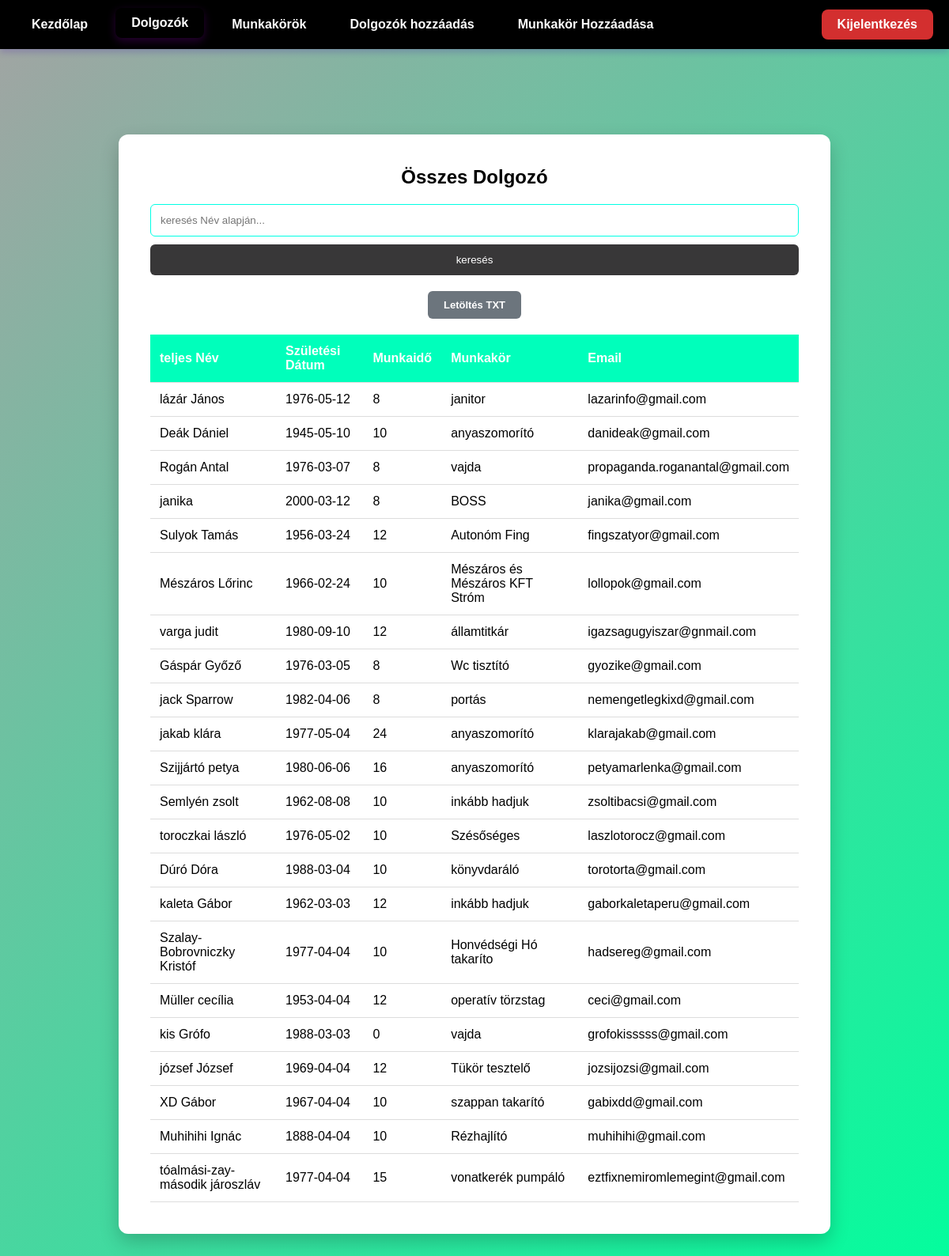
Page /clocky/emp.php (signed in) on the committed database.
### tables this page shows
CREATE TABLE `emp` (
  `empID` int(11) NOT NULL,
  `name` varchar(50) NOT NULL,
  `dob` date NOT NULL,
  `tn` int(11) NOT NULL,
  `FK_roleID` int(11) NOT NULL,
  `email` varchar(50) NOT NULL,
  `active` tinyint(1) NOT NULL
);

CREATE TABLE `role` (
  `roleID` int(11) NOT NULL,
  `role_name` varchar(30) NOT NULL,
  `pph_HUF` int(11) NOT NULL
);

### clocky/emp.php (the view, shortened to what this page needs)
<?php
include 'config.php';
$page_title = 'Employees';
$search = isset($_GET['search']) ? trim($_GET['search']) : '';
if ($search !== '') {
    $stmt = $conn->prepare("
        SELECT e.empID, e.name, e.dob, e.tn, r.role_name, e.email
        FROM emp e
        LEFT JOIN role r ON e.FK_roleID = r.roleID
        WHERE e.name LIKE ?
    ");
    $like = "%" . $search . "%";
    $stmt->bind_param("s", $like);
    $stmt->execute();
    $result = $stmt->get_result();
} else {
    $result = $conn->query("
        SELECT e.empID, e.name, e.dob, e.tn, r.role_name, e.email
        FROM emp e
        LEFT JOIN role r ON e.FK_roleID = r.roleID
    ");
}
include 'header.php';
?>
<div class="container">
    <h2>Összes Dolgozó</h2>
    <form method="GET" class="search-box">
        <input
            type="text"
            name="search"
            placeholder="keresés Név alapján..."
            value="<?php echo htmlspecialchars($search); ?>"
        >
        <button type="submit" class="btn-search">keresés</button>
    </form>
    <div class="export-actions">
        <a href="?export=txt&search=<?php echo urlencode($search); ?>" class="btn-export bg-txt">Letöltés TXT</a>
    </div>
    <table class="table">
        <thead>
            <tr>
                <th>teljes Név</th>
                <th>Születési Dátum</th>
                <th>Munkaidő</th>
                <th>Munkakör</th>
                <th>Email</th>
            </tr>
        </thead>
        <tbody>
            <?php
            if ($result && $result->num_rows > 0) {
                $result->data_seek(0);
                while ($row = $result->fetch_assoc()) {
                    echo "<tr>";
                    echo "<td>" . htmlspecialchars($row['name']) . "</td>";
                    echo "<td>" . htmlspecialchars($row['dob']) . "</td>";
                    echo "<td>" . htmlspecialchars($row['tn']) . "</td>";
                    echo "<td>" . htmlspecialchars($row['role_name'] ?? 'No Role') . "</td>";
                    echo "<td>" . htmlspecialchars($row['email']) . "</td>";
                    echo "</tr>";
                }
            } else {
                echo "<tr><td colspan='6' style='text-align:center;'>No employees found.</td></tr>";
            }
            ?>
        </tbody>
    </table>
</div>
</body>
</html>

### clocky/header.php (shortened to what this page needs)
<!DOCTYPE html>
<html lang="hu">
<head>
</head>
<body>
<nav>
    <ul>
        <li><a href="dashboard.php" class="<?php echo ($page_title=='Dashboard')?'active':''; ?>">Kezdőlap</a></li>
        <li><a href="emp.php" class="<?php echo ($page_title=='Employees')?'active':''; ?>">Dolgozók</a></li>
        <li><a href="roles.php" class="<?php echo ($page_title=='Roles')?'active':''; ?>">Munkakörök</a></li>
        <li><a href="add_emp.php" class="<?php echo ($page_title=='addemp')?'active':''; ?>">Dolgozók hozzáadás</a></li>
        <li><a href="add_role.php" class="<?php echo ($page_title=='addrole')?'active':''; ?>">Munkakör Hozzáadása</a></li>
        <li class="logout"><a href="logout.php">Kijelentkezés</a></li>
    </ul>
</nav>

### clocky/header.php (style rules this page uses)
* { margin: 0; padding: 0; box-sizing: border-box; }
body { font-family: Arial, sans-serif; background: linear-gradient(135deg, #a3a3a3ff 0%, #00ff9dff 100%); padding-top: 70px; }
nav { width: 100%; background-color: #000000ff; padding: 12px 20px; position: fixed; top: 0; left: 0; z-index: 1000; box-shadow: 0 4px 8px rgba(53, 0, 177, 0.2); display: flex; align-items: center; }
nav ul { list-style: none; display: flex; gap: 15px; width: 100%; align-items: center; }
nav ul li { display: inline-block; }
nav ul li a { text-decoration: none; color: white; font-weight: bold; padding: 10px 20px; border-radius: 8px; transition: all 0.3s ease; background: #000000ff; display: inline-block; }
nav ul li a:hover, nav ul li a.active { background: linear-gradient(135deg, 0%, #454446ff 100%); transform: translateY(-2px); box-shadow: 0 4px 12px rgba(195, 0, 255, 0.2); }
nav ul li.logout { margin-left: auto; }
nav ul li.logout a { background: #d32f2f; }

### clocky/emp.php (style rules this page uses)
.container { background: white; padding: 40px; border-radius: 12px; box-shadow: 0 10px 25px rgba(0,0,0,0.2); max-width: 900px; margin: 100px auto; }
h2 { text-align: center; color: #000000ff; margin-bottom: 20px; }
.search-box { margin-bottom: 15px; }
input[type="text"] { width: 100%; padding: 12px; border: 1px solid #00ffe5ff; border-radius: 6px; }
.btn-search { width: 100%; padding: 12px; margin-top: 10px; background: #383738; color: white; border: none; border-radius: 6px; cursor: pointer; }
.export-actions { margin: 20px 0; display: flex; justify-content: center; gap: 15px; }
.btn-export { text-decoration: none; padding: 10px 20px; border-radius: 6px; font-size: 13px; font-weight: bold; color: white; transition: 0.3s; }
.bg-txt { background-color: #6c757d; }
.table { width: 100%; border-collapse: collapse; margin-top: 20px; }
.table th, .table td { padding: 12px; border-bottom: 1px solid #ddd; text-align: left; }
.table thead { background: #00ffbbff; color: white; }

### rows in the picture
emp: name "lázár János", dob "1976-05-12", tn "8", FK_roleID.role_name "janitor", email "lazarinfo@gmail.com"
emp: name "Deák Dániel", dob "1945-05-10", tn "10", FK_roleID.role_name "anyaszomorító", email "danideak@gmail.com"
emp: name "Rogán Antal", dob "1976-03-07", tn "8", FK_roleID.role_name "vajda", email "propaganda.roganantal@gmail.com"
emp: name "janika", dob "2000-03-12", tn "8", FK_roleID.role_name "BOSS", email "janika@gmail.com"
emp: name "Sulyok Tamás", dob "1956-03-24", tn "12", FK_roleID.role_name "Autonóm Fing", email "fingszatyor@gmail.com"
emp: name "Mészáros Lőrinc", dob "1966-02-24", tn "10", FK_roleID.role_name "Mészáros és Mészáros KFT Stróm", email "lollopok@gmail.com"
emp: name "varga judit", dob "1980-09-10", tn "12", FK_roleID.role_name "államtitkár", email "igazsagugyiszar@gnmail.com"
emp: name "Gáspár Győző", dob "1976-03-05", tn "8", FK_roleID.role_name "Wc tisztító", email "gyozike@gmail.com"
emp: name "jack Sparrow", dob "1982-04-06", tn "8", FK_roleID.role_name "portás", email "nemengetlegkixd@gmail.com"
emp: name "jakab klára", dob "1977-05-04", tn "24", FK_roleID.role_name "anyaszomorító", email "klarajakab@gmail.com"
emp: name "Szijjártó petya", dob "1980-06-06", tn "16", FK_roleID.role_name "anyaszomorító", email "petyamarlenka@gmail.com"
emp: name "Semlyén zsolt", dob "1962-08-08", tn "10", FK_roleID.role_name "inkább hadjuk", email "zsoltibacsi@gmail.com"
emp: name "toroczkai lászló", dob "1976-05-02", tn "10", FK_roleID.role_name "Szésőséges", email "laszlotorocz@gmail.com"
emp: name "Dúró Dóra", dob "1988-03-04", tn "10", FK_roleID.role_name "könyvdaráló", email "torotorta@gmail.com"
emp: name "kaleta Gábor", dob "1962-03-03", tn "12", FK_roleID.role_name "inkább hadjuk", email "gaborkaletaperu@gmail.com"
emp: name "Szalay-Bobrovniczky Kristóf", dob "1977-04-04", tn "10", FK_roleID.role_name "Honvédségi Hó takaríto", email "hadsereg@gmail.com"
emp: name "Müller cecília", dob "1953-04-04", tn "12", FK_roleID.role_name "operatív törzstag", email "ceci@gmail.com"
emp: name "kis Grófo", dob "1988-03-03", tn "0", FK_roleID.role_name "vajda", email "grofokisssss@gmail.com"
emp: name "józsef József", dob "1969-04-04", tn "12", FK_roleID.role_name "Tükör tesztelő", email "jozsijozsi@gmail.com"
emp: name "XD Gábor", dob "1967-04-04", tn "10", FK_roleID.role_name "szappan takarító", email "gabixdd@gmail.com"
emp: name "Muhihihi Ignác", dob "1888-04-04", tn "10", FK_roleID.role_name "Rézhajlító", email "muhihihi@gmail.com"
emp: name "tóalmási-zay-második jároszláv", dob "1977-04-04", tn "15", FK_roleID.role_name "vonatkerék pumpáló", email "eztfixnemiromlemegint@gmail.com"
